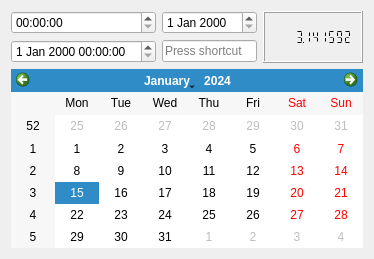
          <widget class="QWidget" name="page_3">
           <property name="geometry">
            <rect>
             <x>0</x>
             <y>0</y>
             <width>359</width>
             <height>259</height>
            </rect>
           </property>
           <attribute name="label">
            <string>Date controls</string>
           </attribute>
           <layout class="QGridLayout" name="gridLayout_9" columnstretch="1,1,2">
            <item row="0" column="2" rowspan="2">
             <widget class="QLCDNumber" name="lcdNumber">
              <property name="smallDecimalPoint">
               <bool>true</bool>
              </property>
              <property name="digitCount">
               <number>10</number>
              </property>
              <property name="segmentStyle">
               <enum>QLCDNumber::Flat</enum>
              </property>
              <property name="value" stdset="0">
               <double>3.141592000000000</double>
              </property>
             </widget>
            </item>
            <item row="0" column="0">
             <widget class="QTimeEdit" name="timeEdit"/>
            </item>
            <item row="1" column="0">
             <widget class="QDateTimeEdit" name="dateTimeEdit"/>
            </item>
            <item row="0" column="1">
             <widget class="QDateEdit" name="dateEdit"/>
            </item>
            <item row="1" column="1">
             <widget class="QKeySequenceEdit" name="keySequenceEdit"/>
            </item>
            <item row="2" column="0" colspan="3">
             <widget class="QCalendarWidget" name="calendarWidget"/>
            </item>
           </layout>
          </widget>
